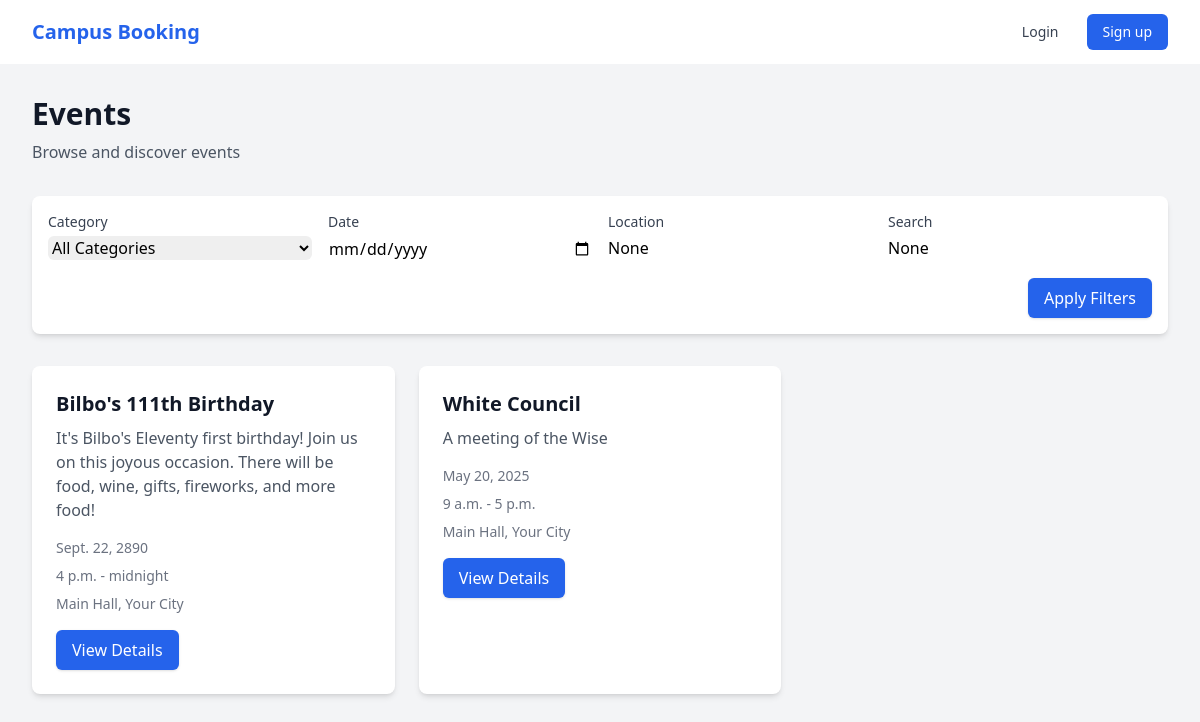
Screenshot of /events/ with the database file from the repository.
### home/models.py (models this page shows, shortened)
class Event(models.Model):
    STATUS_CHOICES = [
        ('draft', 'Draft'),
        ('published', 'Published'),
        ('cancelled', 'Cancelled'),
    ]
    title = models.CharField(max_length=200)
    description = models.TextField()
    category = models.ForeignKey(Category, on_delete=models.SET_NULL, null=True)
    venue = models.ForeignKey(Venue, on_delete=models.SET_NULL, null=True)
    date = models.DateField()
    start_time = models.TimeField()
    end_time = models.TimeField()
    organizer = models.ForeignKey(User, on_delete=models.CASCADE, related_name='organized_events')
    status = models.CharField(max_length=20, choices=STATUS_CHOICES, default='draft')
    allow_manual_invites = models.BooleanField(default=True)
    created_at = models.DateTimeField(auto_now_add=True)
    updated_at = models.DateTimeField(auto_now=True)

class Venue(models.Model):
    name = models.CharField(max_length=200)
    address = models.TextField()
    city = models.CharField(max_length=100)
    state = models.CharField(max_length=100)
    zip_code = models.CharField(max_length=20)
    created_at = models.DateTimeField(auto_now_add=True)

### home/views.py (the view)
# urls.py: path('events/', views.event_list, name='event_list'),
def event_list(request, username=None):
    if username:
        from django.contrib.auth.models import User
        calendar_user = get_object_or_404(User, username=username)
    else:
        calendar_user = request.user
    events = Event.objects.filter(status='published')
    category = request.GET.get('category')
    date = request.GET.get('date')
    location = request.GET.get('location')
    search = request.GET.get('search')
    if category:
        events = events.filter(category_id=category)
    if date:
        events = events.filter(date=date)
    if location:
        events = events.filter(venue__city__icontains=location)
    if search:
        events = events.filter(
            Q(title__icontains=search) |
            Q(description__icontains=search)
        )
    categories = Category.objects.all()
    venues = Venue.objects.all()
    is_owner = request.user.is_authenticated and request.user == calendar_user
    is_calendar_view = request.path.startswith('/calendar/')
    context = {
        'events': events,
        'categories': categories,
        'venues': venues,
        'current_category': category,
        'current_date': date,
        'current_location': location,
        'current_search': search,
        'is_organizer': request.user.is_authenticated and request.user.profile.role == 'organizer',
        'is_performer': request.user.is_authenticated and request.user.profile.role == 'performer',
        'calendar_username': calendar_user.username if calendar_user else None,
        'is_owner': is_owner,
        'is_calendar_view': is_calendar_view,
    }
    template = 'home/event_list.html' if is_calendar_view else 'home/events.html'
    return render(request, template, context)

### home/templates/home/events.html (shortened to what this page needs)
{% extends "base.html" %}
{% block content %}
<div class="min-h-screen bg-gray-100">
    <div class="max-w-7xl mx-auto px-4 sm:px-6 lg:px-8 py-8">
        <div class="mb-8">
            <h1 class="text-3xl font-bold text-gray-900">Events</h1>
            <p class="mt-2 text-gray-600">Browse and discover events</p>
        </div>
        <div class="bg-white rounded-lg shadow-md p-4 mb-8">
            <form method="get" class="grid grid-cols-1 md:grid-cols-4 gap-4">
                <div>
                    <label class="block text-sm font-medium text-gray-700">Category</label>
                    <select name="category" class="mt-1 block w-full rounded-md border-gray-300">
                        <option value="">All Categories</option>
                    </select>
                </div>
                <div>
                    <label class="block text-sm font-medium text-gray-700">Date</label>
                    <input type="date" name="date" value="{{ current_date }}" class="mt-1 block w-full rounded-md border-gray-300">
                </div>
                <div>
                    <label class="block text-sm font-medium text-gray-700">Location</label>
                    <input type="text" name="location" value="{{ current_location }}" placeholder="City" class="mt-1 block w-full rounded-md border-gray-300">
                </div>
                <div>
                    <label class="block text-sm font-medium text-gray-700">Search</label>
                    <input type="text" name="search" value="{{ current_search }}" placeholder="Search events..." class="mt-1 block w-full rounded-md border-gray-300">
                </div>
                <div class="md:col-span-4 flex justify-end">
                    <button type="submit" class="px-4 py-2 bg-blue-600 text-white rounded-md hover:bg-blue-700 shadow">Apply Filters</button>
                </div>
            </form>
        </div>
        <div class="grid grid-cols-1 md:grid-cols-2 lg:grid-cols-3 gap-6">
            {% for event in events %}
            <div class="bg-white rounded-lg shadow-md overflow-hidden">
                <div class="p-6">
                    <h2 class="text-xl font-semibold text-gray-900 mb-2">{{ event.title }}</h2>
                    <p class="text-gray-600 mb-4">{{ event.description|truncatewords:30 }}</p>
                    <div class="space-y-2">
                        <p class="text-sm text-gray-500">
                             {{ event.date }}
                        </p>
                        <p class="text-sm text-gray-500">
                             {{ event.start_time }} - {{ event.end_time }}
                        </p>
                        {% if event.venue %}
                        <p class="text-sm text-gray-500">
                             {{ event.venue.name }}, {{ event.venue.city }}
                        </p>
                        {% endif %}
                    </div>
                    <div class="mt-4">
                        <a href="{% url 'event_detail' event.id %}" class="inline-block px-4 py-2 bg-blue-600 text-white rounded-md hover:bg-blue-700 shadow">View Details</a>
                    </div>
                </div>
            </div>
            {% empty %}
            <div class="col-span-full text-center py-12">
                <p class="text-gray-600">No events found matching your criteria.</p>
            </div>
            {% endfor %}
        </div>
    </div>
</div>
{% endblock %}

### accounts/static/accounts/css/forms.css (style rules this page uses)
input[type="text"], input[type="email"], input[type="password"], textarea { @apply mt-1 block w-full rounded-md border-gray-300 shadow-sm focus:border-blue-500 focus:ring-blue-500 sm:text-sm; }
label { @apply block text-sm font-medium text-gray-700; }

### templates/base.html (style rules this page uses)
:root { color-scheme: light; }
body { @apply bg-gray-50 text-gray-900; }
.bg-white { @apply bg-white; }
.text-gray-700 { @apply text-gray-700; }
.border-gray-300 { @apply border-gray-300; }
.shadow { @apply shadow-gray-200; }

### rows the page displays
Event: title "Bilbo's 111th Birthday", description "It's Bilbo's Eleventy first birthday! Join us on this joyous occasion. There will be food, wine, gifts, fireworks, and more food!", date "Sept. 22, 2890", start_time "4 p.m.", end_time "midnight", venue.name "Main Hall", venue.city "Your City"
Event: title "White Council", description "A meeting of the Wise", date "May 20, 2025", start_time "9 a.m.", end_time "5 p.m.", venue.name "Main Hall", venue.city "Your City"
